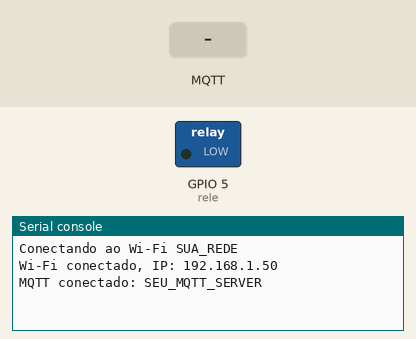
Bench run of a program on a simulated ESP32 board running MicroPython. On the bench: switched loads named in the program (green lamp = pin HIGH), the last lines printed to the serial console. The test bench sets the inputs (shaded band). WiFi joins after 1.5 s; no MQTT or app messages arrive unless stated; the clock reads 2024-03-15 10:24:30 at power-on unless the program sets it; library files of the repository ran but are not shown: micropyGPS.py.

Above: at 3.3 s.
3.4 s: MQTT message "ON" arrives on the first subscribed topic
At 4.3 s:
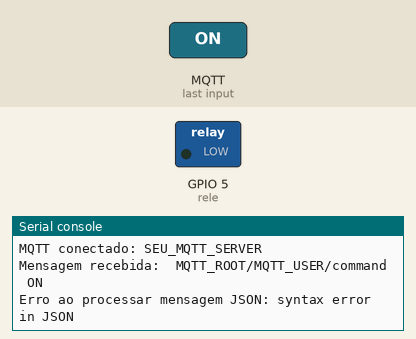
4.9 s: MQTT message "OFF" arrives on the first subscribed topic
At 5.6 s:
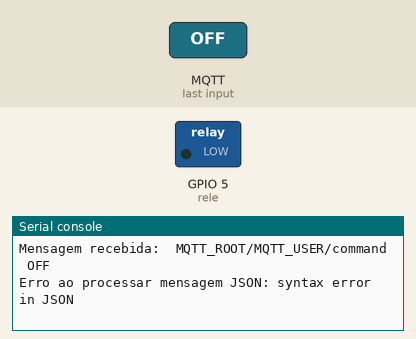
6.4 s: MQTT message "S" arrives on the first subscribed topic
At 6.9 s:
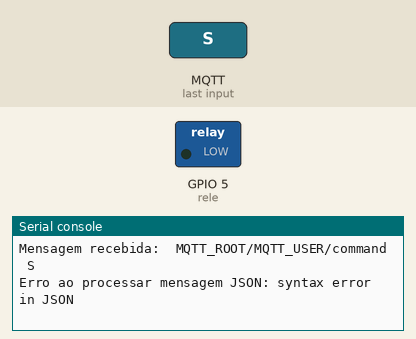

The program:

main.py
```python
import network
import time
import ujson
import machine
import dht
import ubinascii

from machine import Pin, UART
from mqtt_simple import MQTTClient
from config import CONF as cf
from micropyGPS import MicropyGPS

gps_uart = UART(2, baudrate=9600, tx=17, rx=16)
gps = MicropyGPS(location_formatting="dd")

ssid = cf.SSID
password = cf.PASSWORD

mqtt_server = cf.MQTT_SERVER
mqtt_port = cf.MQTT_PORT
mqtt_user = cf.MQTT_USER
mqtt_password = cf.MQTT_PASSWORD

ne_id = cf.NE_ID
ne_id_str = ne_id.decode()

topic_pub = cf.TOPIC_PUB.encode()
topic_sub = cf.TOPIC_SUB.encode()

sensor = dht.DHT11(Pin(4))
rele = Pin(5, Pin.OUT)
rele.value(0)


def connect_wifi():
    wlan = network.WLAN(network.STA_IF)
    wlan.active(True)
    wlan.connect(ssid, password)
    print("Conectando ao Wi-Fi", ssid)
    retry = 0
    while not wlan.isconnected():
        retry += 1
        if retry > 20:
            print("Falha Wi-Fi, reiniciando...")
            machine.reset()
        time.sleep(1)
    print("Wi-Fi conectado, IP:", wlan.ifconfig()[0])


def mqtt_callback(topic, msg):
    print("Mensagem recebida: ", topic.decode(), msg.decode())

    if topic == topic_sub:
        try:
            payload = ujson.loads(msg)
            ne_id_msg = payload.get("ne_id", "")

            if ne_id_msg != ne_id_str:
                print("ne_id diferente, ignorando comando.")
                return

            comando = payload.get(cf.RELE, "").upper()

            if comando == "ON":
                rele.value(1)
            elif comando == "OFF":
                rele.value(0)
            else:
                print("Comando desconhecido:", comando)

        except Exception as e:
            print("Erro ao processar mensagem JSON:", e)


def connect_mqtt():
    client = MQTTClient(ne_id, mqtt_server, mqtt_port, mqtt_user, mqtt_password)
    client.set_callback(mqtt_callback)
    client.connect()
    client.subscribe(topic_sub)
    print("MQTT conectado:", mqtt_server)
    return client


def read_dht11():
    try:
        sensor.measure()
        return sensor.temperature(), sensor.humidity()
    except:
        return None, None


def read_gps():
    while gps_uart.any():
        for ch in gps_uart.read():
            if gps.update(chr(ch)) and gps.valid:
                lat_dd, lat_hemi = gps.latitude
                lon_dd, lon_hemi = gps.longitude
                lat = -lat_dd if lat_hemi == "S" else lat_dd
                lon = -lon_dd if lon_hemi == "W" else lon_dd
                return lat, lon
    return None, None


def main():
    connect_wifi()
    client = connect_mqtt()

    last_message = time.time()
    interval = cf.TIME

    while True:
        try:
            client.check_msg()
        except Exception as e:
            print("Erro no MQTT, reconectando...", e)
            time.sleep(2)
            client = connect_mqtt()

        if (time.time() - last_message) > interval:
            temp, umid = read_dht11()
            lat, lon = read_gps()
            status = "ON" if rele.value() == 1 else "OFF"

            if temp is None or umid is None:
                print("Leitura inválida do DHT11. Pulando envio.")
                continue

            payload = {
                "cliente": mqtt_user,
                "ne_id": ne_id_str,
                "temperatura": temp,
                "umidade": umid,
                "rele": status,
            }

            if lat is not None and lon is not None:
                payload["latitude"] = lat
                payload["longitude"] = lon

            try:
                client.publish(topic_pub, ujson.dumps(payload))
                print("Dados publicados:", payload)
            except Exception as e:
                print("Erro ao publicar no MQTT:", e)
                client = connect_mqtt()

            last_message = time.time()

        time.sleep(0.1)


try:
    main()
except Exception as e:
    print("Erro geral:", e)
    machine.reset()
```

config.py
```python
import ubinascii
import network


class CONF:
    SSID = "SUA_REDE"
    PASSWORD = "SUA_SENHA"

    MQTT_SERVER = "SEU_MQTT_SERVER"
    MQTT_PORT = 1883
    MQTT_USER = "MQTT_USER"
    MQTT_PASSWORD = "MQTT_SENHA"
    MQTT_ROOT = "MQTT_ROOT"
    MQTT_PUB = "status"
    MQTT_SUB = "command"
    RELE = "rele"

    NE_DESCRIPTION = b"esp_32_"
    NE_ID = NE_DESCRIPTION + ubinascii.hexlify(network.WLAN().config("mac"))

    TOPIC_PUB = f"{MQTT_ROOT}/{MQTT_USER}/{MQTT_PUB}"
    TOPIC_SUB = f"{MQTT_ROOT}/{MQTT_USER}/{MQTT_SUB}"

    TIME = 60
```

Measured:
- after the input at 3.4 s, the serial console: prints a new line after 0.06 s (image 1)
- after the input at 4.9 s, the serial console: prints a new line after 0.06 s (image 2)
- after the input at 6.4 s, the serial console: prints a new line after 0.07 s (image 3)
